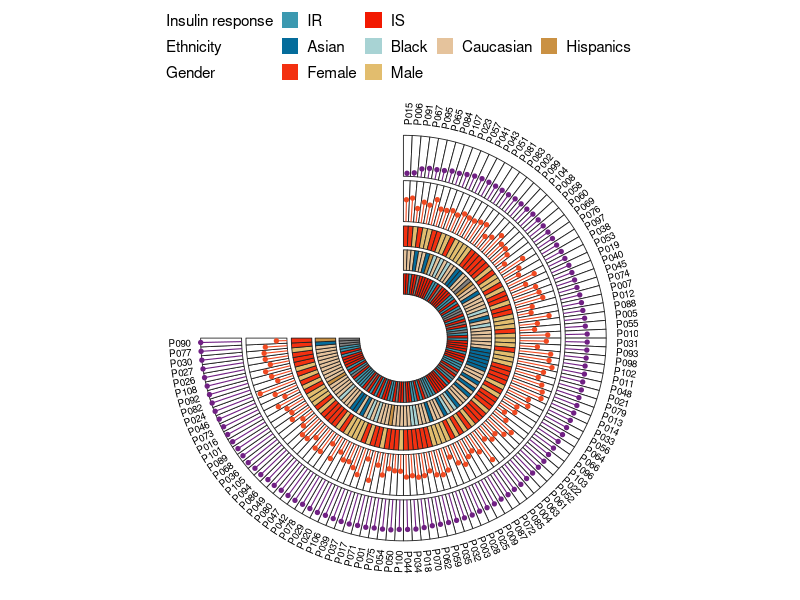
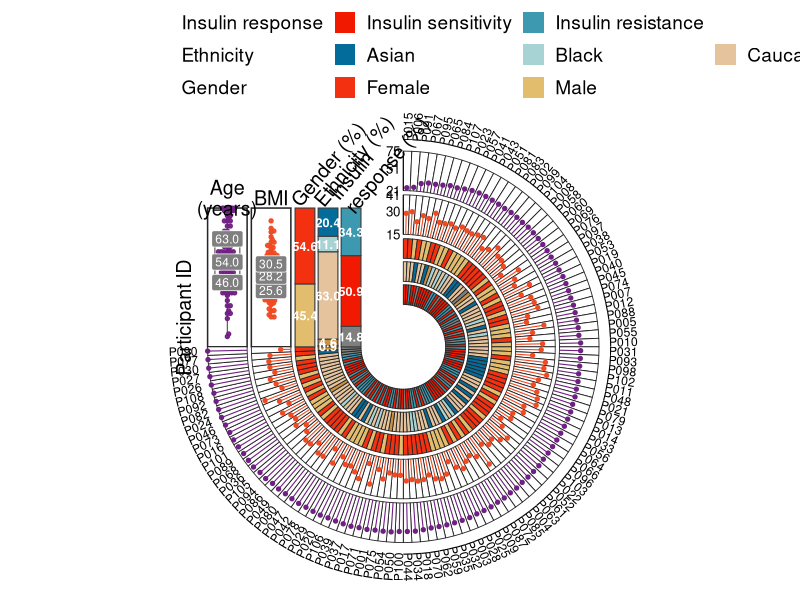
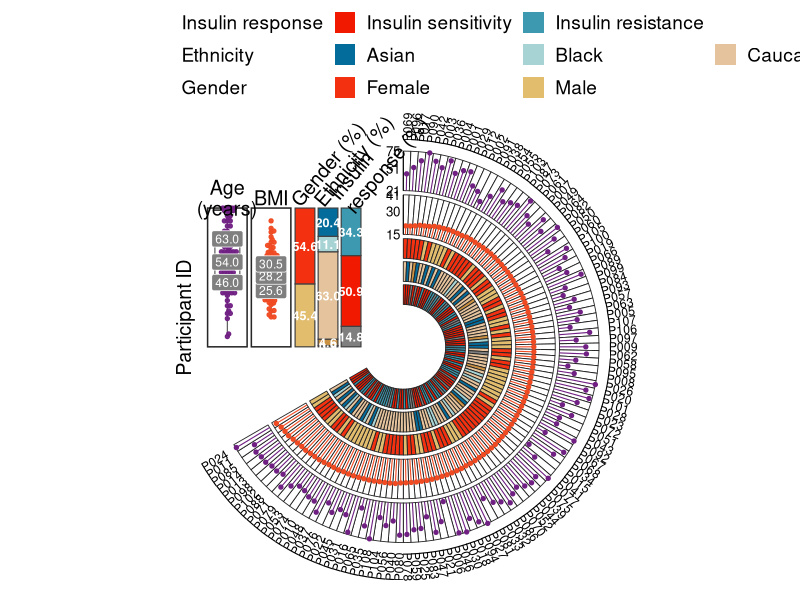

Write the R code that produced these figures, in order.
## ---- chunk 1
# Installing necessary packages
if (!requireNamespace("tidyverse", quietly = TRUE)) {
  install.packages("tidyverse")
}
if (!requireNamespace("ggbeeswarm", quietly = TRUE)) {
  install.packages("ggbeeswarm")
}

# Load packages
library(tidyverse)
library(ggbeeswarm)
## ---- chunk 2
set.seed(2026)
n <- 108
dat <- tibble(
  id = sprintf("P%03d", 1:n),
  age = round(pmin(pmax(rnorm(n, 56, 12), 21), 75)),
  bmi = round(pmin(pmax(rnorm(n, 28, 4), 15), 41), 1),
  iris = sample(c("IS", "IR", "Unknown"), n, TRUE, prob = c(.52, .33, .15)),
  ethnicity = sample(c("Asian", "Black", "Caucasian", "Hispanics", "Unknown"), n, TRUE,
                     prob = c(.20, .07, .66, .04, .03)),
  gender = sample(c("Female", "Male"), n, TRUE, prob = c(.52, .48))
)

head(dat)
## ---- chunk 3
numeric_tracks <- tribble(
  ~name,  ~column, ~title,          ~inner, ~outer, ~min, ~max, ~color,
  "Age",  "age",   "Age\n(years)",  3.32,   4.16,    21,   75,   "#702083",
  "BMI",  "bmi",   "BMI",           2.39,   3.23,    15,   41,   "#F04A22")

category_tracks <- tribble(
  ~name,               ~column,      ~title,                   ~inner, ~outer,
  "Insulin response",  "iris",       "Insulin\nresponse (%)",  0.90,   1.32,
  "Ethnicity",         "ethnicity",  "Ethnicity (%)",          1.39,   1.81,
  "Gender",            "gender",     "Gender (%)",             1.88,   2.30)

category_colors <- c(
  Female = "#F33010", Male = "#E2BD6E",
  Asian = "#046C9B", Black = "#A8D3D4", Caucasian = "#E5C39C", Hispanics = "#CA9143",
  Unknown = "#BDBDBD", IS = "#F21901", IR = "#3C99B0")

# Stacking order inside each proportion bar (bottom-to-top) and legend order
bar_order <- list(
  iris = c("Unknown", "IS", "IR"),
  ethnicity = c("Unknown", "Hispanics", "Caucasian", "Black", "Asian"),
  gender = c("Male", "Female"))
legend_order <- list(
  iris = c("IS", "IR"),
  ethnicity = c("Asian", "Black", "Caucasian", "Hispanics"),
  gender = c("Female", "Male"))

# Display names for short category codes, and the tick values of the axes
legend_labels <- c(IS = "Insulin sensitivity", IR = "Insulin resistance")
tick_values <- list(Age = c(21, 51, 75), BMI = c(15, 30, 41))
## ---- chunk 4
circular_annotation_plot <- function(data, id_col, sort_col,
                                     numeric_tracks, category_tracks,
                                     category_order = list(), legend_order = list(),
                                     category_colors = c(), legend_labels = c(),
                                     tick_values = list(), panel_height = 2.95,
                                     gap_degrees = 90, font_scale = 1,
                                     show_summary = TRUE, show_unknown = FALSE) {
  for (column in category_tracks$column) {
    data[[column]] <- coalesce(na_if(as.character(data[[column]]), ""), "Unknown")
  }
  data <- data |>
    arrange(.data[[sort_col]]) |>
    mutate(.i = row_number(),
           .step = (360 - gap_degrees) * pi / 180 / n(),
           .start = pi / 2 - (.i - 1) * .step,
           .end = pi / 2 - .i * .step,
           .angle = (.start + .end) / 2)

  sector_polygons <- function(inner, outer) {
    map_dfr(seq_len(nrow(data)), function(i) {
      a <- seq(data$.start[i], data$.end[i], length.out = 10)
      tibble(.i = i,
             x = c(outer * cos(a), inner * cos(rev(a))),
             y = c(outer * sin(a), inner * sin(rev(a))))
    })
  }
  numeric_rings <- map_dfr(seq_len(nrow(numeric_tracks)), function(i) {
    tb <- numeric_tracks[i, ]
    sector_polygons(tb$inner, tb$outer) |> mutate(.track = tb$name)
  })
  category_rings <- map_dfr(seq_len(nrow(category_tracks)), function(i) {
    tb <- category_tracks[i, ]
    sector_polygons(tb$inner, tb$outer) |>
      mutate(.track = tb$name, value = data[[tb$column]][.i])
  })

  all_values <- unique(category_rings$value)
  missing_values <- setdiff(all_values, names(category_colors))
  if (length(missing_values) > 0) {
    category_colors <- c(category_colors,
      rlang::set_names(scales::hue_pal()(length(missing_values)), missing_values))
  }
  key_colors <- category_rings |>
    distinct(.track, value) |>
    mutate(key = paste(.track, value, sep = "::"), color = unname(category_colors[value]))
  key_pal <- rlang::set_names(key_colors$color, key_colors$key)

  lollipops <- map_dfr(seq_len(nrow(numeric_tracks)), function(i) {
    tb <- numeric_tracks[i, ]
    r <- scales::rescale(data[[tb$column]], to = c(tb$inner, tb$outer), from = c(tb$min, tb$max))
    tibble(.track = tb$name,
           x0 = tb$inner * cos(data$.angle), y0 = tb$inner * sin(data$.angle),
           x1 = r * cos(data$.angle), y1 = r * sin(data$.angle))
  })

  # gap summary: numeric points/quartiles
  numeric_points <- map_dfr(seq_len(nrow(numeric_tracks)), function(i) {
    tb <- numeric_tracks[i, ]
    tibble(.track = tb$name, x = -(tb$inner + tb$outer) / 2,
           y = scales::rescale(data[[tb$column]], to = c(0, panel_height), from = c(tb$min, tb$max)))
  })
  quartiles <- map_dfr(seq_len(nrow(numeric_tracks)), function(i) {
    tb <- numeric_tracks[i, ]
    q <- quantile(data[[tb$column]], c(.25, .5, .75))
    tibble(x = rep(-(tb$inner + tb$outer) / 2, 3),
           y = scales::rescale(q, to = c(0, panel_height), from = c(tb$min, tb$max)),
           label = sprintf("%.1f", q))
  })
  panel_boxes <- numeric_tracks |>
    transmute(xmin = -outer, xmax = -inner, ymin = 0, ymax = panel_height, .track = name)

  bars <- map_dfr(seq_len(nrow(category_tracks)), function(i) {
    tb <- category_tracks[i, ]
    observed <- unique(data[[tb$column]])
    preferred <- category_order[[tb$column]]
    if (is.null(preferred)) preferred <- character()
    lv <- c(preferred[preferred %in% observed], sort(setdiff(observed, preferred)))
    tibble(value = factor(data[[tb$column]], levels = lv)) |>
      count(value, .drop = FALSE) |>
      mutate(fraction = n / sum(n),
             ymin = lag(cumsum(fraction * panel_height), default = 0),
             ymax = cumsum(fraction * panel_height),
             xmin = -tb$outer, xmax = -tb$inner,
             x = -(tb$inner + tb$outer) / 2, y = (ymin + ymax) / 2,
             .track = tb$name, key = paste(.track, value, sep = "::"))
  })

  outer_radius <- max(numeric_tracks$outer, category_tracks$outer) + 0.21
  sample_labels <- data |>
    mutate(x = outer_radius * cos(.angle), y = outer_radius * sin(.angle),
           text_angle = .angle * 180 / pi,
           flip = text_angle < -90,
           text_angle = if_else(flip, text_angle + 180, text_angle),
           hjust = if_else(flip, 1, 0))

  panel_titles <- bind_rows(
    numeric_tracks |> transmute(x = -(inner + outer) / 2, y = panel_height + .22,
                                label = title, angle = 0, hjust = .5),
    if (show_summary) category_tracks |> transmute(x = -outer, y = panel_height + .10,
                                label = title, angle = 50, hjust = 0))

  axis_labels <- map_dfr(seq_len(nrow(numeric_tracks)), function(i) {
    tb <- numeric_tracks[i, ]
    v <- tick_values[[tb$name]]
    if (is.null(v)) v <- round(seq(tb$min, tb$max, length.out = 3))
    tibble(label = v, y = scales::rescale(v, to = c(tb$inner, tb$outer), from = c(tb$min, tb$max)))
  })
  axis_lines <- numeric_tracks |> transmute(x = 0, xend = 0, y = inner, yend = outer)

  # legend table: one row per category track (header + items + spacers)
  legend_items <- map_dfr(seq_len(nrow(category_tracks)), function(i) {
    tb <- category_tracks[i, ]
    observed <- unique(data[[tb$column]])
    preferred <- legend_order[[tb$column]]
    if (is.null(preferred)) preferred <- character()
    ord <- c(preferred[preferred %in% observed], sort(setdiff(observed, preferred)))
    tibble(.track = tb$name, .track_no = i, value = ord,
           key = paste(.track, ord, sep = "::"))
  })
  if (!show_unknown) legend_items <- filter(legend_items, value != "Unknown")
  legend_items <- legend_items |> mutate(label = value)
  if (length(legend_labels) > 0) {
    hit <- legend_items$value %in% names(legend_labels)
    legend_items$label[hit] <- unname(legend_labels[legend_items$value[hit]])
  }
  legend_cols <- max(count(legend_items, .track_no)$n) + 1
  legend_table <- map_dfr(seq_len(nrow(category_tracks)), function(i) {
    tb <- category_tracks[i, ]
    items <- filter(legend_items, .track_no == i) |>
      transmute(.track_no, .track, value, key, label)
    hdr <- tibble(.track_no = i, .track = tb$name, value = NA_character_,
                  key = paste0(".h", i), label = tb$name)
    pad <- tibble(.track_no = rep(i, legend_cols - nrow(items) - 1),
                  .track = tb$name, value = NA_character_,
                  key = paste0(".s", i, "_", seq_len(legend_cols - nrow(items) - 1)), label = "")
    bind_rows(hdr, items, pad)
  })
  transparent <- legend_table$key[is.na(legend_table$value)]
  legend_pal <- c(key_pal, rlang::set_names(rep("#00000000", length(transparent)), transparent))

  p <- ggplot() +
    if (show_summary) geom_rect(data = panel_boxes, aes(xmin = xmin, xmax = xmax, ymin = ymin, ymax = ymax),
        fill = "white", colour = "grey15", linewidth = .52) else NULL
  p <- p +
    geom_polygon(data = numeric_rings, aes(x, y, group = interaction(.track, .i)),
                 fill = "white", colour = "grey15", linewidth = .30) +
    geom_polygon(data = category_rings, aes(x, y, group = interaction(.track, .i), fill = paste(.track, value, sep = "::")),
                 colour = "grey15", linewidth = .30) +
    scale_fill_manual(values = legend_pal,
                      limits = legend_table$key, breaks = legend_table$key,
                      labels = legend_table$label, name = NULL, drop = FALSE,
                      guide = guide_legend(nrow = nrow(category_tracks), byrow = TRUE,
                                           override.aes = list(colour = NA))) +
    geom_segment(data = lollipops, aes(x0, y0, xend = x1, yend = y1),
                 colour = lollipops$.track |> map_chr(~ numeric_tracks$color[numeric_tracks$name == .x]), linewidth = .38) +
    geom_point(data = lollipops, aes(x1, y1),
               colour = lollipops$.track |> map_chr(~ numeric_tracks$color[numeric_tracks$name == .x]), size = 1.15) +
    geom_text(data = sample_labels, aes(x, y, label = .data[[id_col]], angle = text_angle, hjust = hjust),
              size = 2.5 * font_scale) +
    if (show_summary) geom_boxplot(data = numeric_points, aes(x, y, group = .track),
        width = .53, outlier.shape = NA, fill = "white", colour = "grey35", linewidth = .40) else NULL
  p <- p +
    { if (show_summary) geom_beeswarm(data = numeric_points, aes(x, y, colour = .track, group = .track),
                  cex = 0.7, size = 1.15, alpha = .95, show.legend = FALSE) } +
    scale_colour_manual(values = rlang::set_names(numeric_tracks$color, numeric_tracks$name), guide = "none") +
    { if (show_summary) geom_label(data = quartiles, aes(x, y, label = label), fill = "grey50", colour = "white",
               linewidth = 0, size = 2.45 * font_scale) } +
    { if (show_summary) geom_rect(data = bars, aes(xmin = xmin, xmax = xmax, ymin = ymin, ymax = ymax, fill = key), colour = "grey25", linewidth = .40) } +
    { if (show_summary) geom_text(data = bars, aes(x, y, label = sprintf("%.1f", 100 * fraction)),
              colour = "white", fontface = "bold", size = 2.55 * font_scale) } +
    { if (show_summary) geom_segment(data = axis_lines, aes(x, y, xend = xend, yend = yend), linewidth = .34) } +
    { if (show_summary) geom_text(data = axis_labels, aes(x = -.07, y, label = label), hjust = 1, size = 2.7 * font_scale) } +
    { if (show_summary) geom_text(data = panel_titles, aes(x, y, label = label, angle = angle, hjust = hjust),
              lineheight = .88, size = 4 * font_scale) } +
    { if (show_summary) annotate("text", x = -max(numeric_tracks$outer) - .51, y = .62, label = "Participant ID",
             angle = 90, size = 4 * font_scale) } +
    coord_fixed(xlim = c(-outer_radius - .55, outer_radius + .41),
                ylim = c(-outer_radius - .31, outer_radius + .28), ratio = 1, clip = "off") +
    theme_void(base_size = 12 * font_scale) +
    theme(plot.margin = margin(8, 10, 8, 10), legend.position = "top",
          legend.justification = "left",
          legend.text = element_text(size = 11 * font_scale),
          legend.key.size = grid::unit(.45 * font_scale, "cm"))
  p
}
## ---- chunk 5
#| label: fig-1.1BasicCircular
#| fig-cap: "Basic circular multi-track sample annotation plot"
#| out.width: "90%"
#| warning: false
#| message: false
#| fig-width: 9.5
#| fig-height: 9.5

p1 <- circular_annotation_plot(dat, id_col = "id", sort_col = "age",
  numeric_tracks = numeric_tracks, category_tracks = category_tracks,
  category_colors = category_colors, show_summary = FALSE)
p1
## ---- chunk 6
#| label: fig-1.2FullCircular
#| fig-cap: "Circular annotation plot with summary panels in the gap"
#| out.width: "90%"
#| warning: false
#| message: false
#| fig-width: 10.4
#| fig-height: 11.2

p2 <- circular_annotation_plot(dat, id_col = "id", sort_col = "age",
  numeric_tracks = numeric_tracks, category_tracks = category_tracks,
  category_order = bar_order, legend_order = legend_order,
  category_colors = category_colors, legend_labels = legend_labels,
  tick_values = tick_values, font_scale = 1.25)
p2
## ---- chunk 7
#| label: fig-1.3CustomCircular
#| fig-cap: "Customized annotation plot: sorted by BMI with a 120-degree gap"
#| out.width: "90%"
#| warning: false
#| message: false
#| fig-width: 10.4
#| fig-height: 11.2

p3 <- circular_annotation_plot(dat, id_col = "id", sort_col = "bmi",
  numeric_tracks = numeric_tracks, category_tracks = category_tracks,
  category_order = bar_order, legend_order = legend_order,
  category_colors = category_colors, legend_labels = legend_labels,
  tick_values = tick_values, font_scale = 1.25, gap_degrees = 120)
p3
